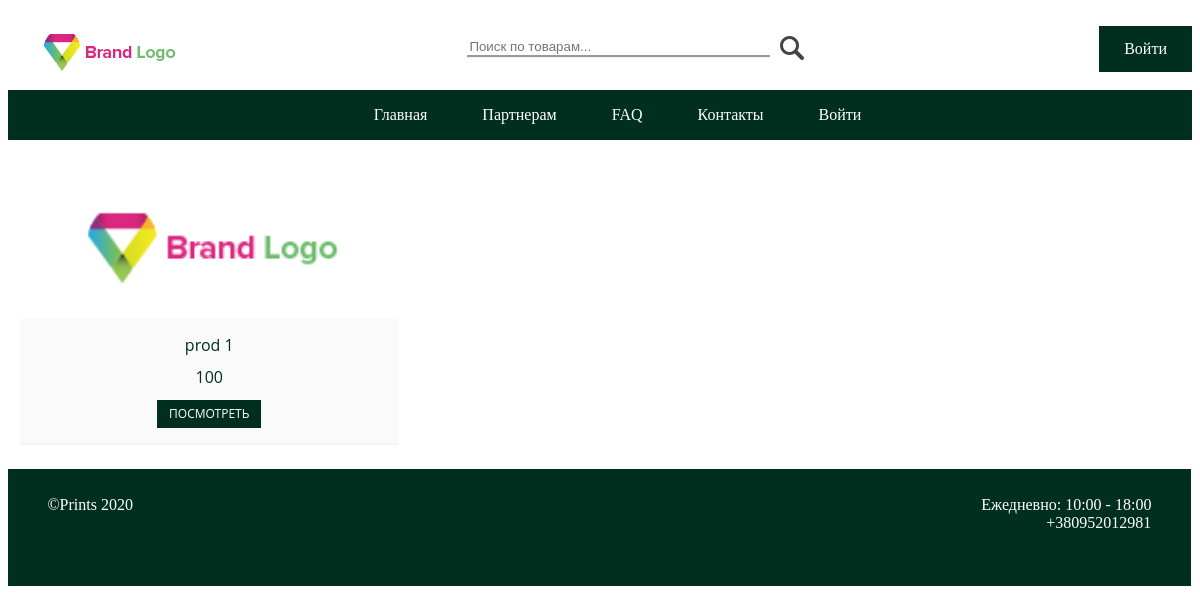
/main/resultOfSearch.php, run on the app's committed database.
### tables this page shows
CREATE TABLE IF NOT EXISTS `products` (
  `id` int(11) NOT NULL AUTO_INCREMENT,
  `nameOfProduct` varchar(40) NOT NULL,
  `desOfProduct` varchar(150) NOT NULL,
  `imgOfProduct` varchar(100) NOT NULL,
  `idOfCategory` int(11) NOT NULL,
  `priceOfProduct` int(11) NOT NULL,
  `idOfPartner` int(11) DEFAULT NULL,
  PRIMARY KEY (`id`)
);

### main/lib.php (called while the page is built, shortened)
<?php
class bd {
	public function sqlQuerySearchProducts($inquiryOfSearch){
		$datebase = mysqli_connect('localhost', 'root', '', 'prints');
		$res  =  $datebase->query("SELECT * FROM `products` WHERE nameOfProduct LIKE '%".$inquiryOfSearch."%'");
		return $res;
	}
}
?>

### main/resultOfSearch.php (the view, shortened to what this page needs)
<html>
	<head>
		<link rel = "stylesheet" href = "../css/styles.css" />
	</head>
	<body>
		<div class = "rowsOfBlocksTop">
			<div class = "blockTop">
				<a href = "index.php">
					<img src = "../img/log.png" />
				</a>
			</div>
			<div class = "blockTop">
				<form action = "resultOfSearch.php" class = "formOfSearch" method = "GET">
			        <input type = "search"  placeholder = "Поиск по товарам..." name = "inquiryOfSearch" required />
			        <button type = "submit" class = "buttonOfSearch">
						<img src = "../img/search.png" />
					</button>
		        </form>
			</div>
			<div class = "lastBlockTop">
				<?php
					include 'lib.php';
					if(isset($_SESSION['currentUser']))
					{
				?>
						<a href = "productsOfBasket.php">
							<?php
								echo "Ваша корзина, ".$_SESSION['currentUser']->getNameOfUser();
							?>
						</a>
				<?php
					}
					else
					{
				?>
						<a href = "enter.php">
							Войти
						</a>
				<?php
					}
				?>
			</div>
		</div>
		<div class = "mainMenu">
			<ul class = "blocksOfMainMenu">
				<li>
					<a href = "index.php">
						Главная
					</a>
				</li>
				<?php
					if(!isset($_SESSION['currentUser']))
					{
				?>
						<li>
							<a href = "patrners.php">
								Партнерам
							</a>
						</li>
				<?php
					}
				?>
				<li>
					<a href = "faq.php">
						FAQ
					</a>
				</li>
				<li>
					<a href = "contacts.php">
						Контакты
					</a>
				</li>
				<?php
					if(isset($_SESSION['currentUser']))
					{
				?>
						<li>
							<a href = "exit.php">
								Выйти
							</a>
						</li>
				<?php
					}
					else
					{
				?>
						<li>
							<a href = "enter.php">
								Войти
							</a>
						</li>
				<?php
					}
				?>
			</ul>
		</div>
		<div class = "rowsOfBlocksItem">
			<?php
                $workBD = new bd();
				$result = $workBD->sqlQuerySearchProducts($_GET["inquiryOfSearch"]);
				while ($itemsOfProducts  =  $result->fetch_assoc())
				{
			?>
					<div class = "itemOfProduct">
						<img src = "<?php echo $itemsOfProducts['imgOfProduct'];?>" />
						<div class = "mainOfProduct">
							<h3>
								<?php echo $itemsOfProducts['nameOfProduct'];?>
							</h3>
							<span class = "priceOfProduct">
								<?php echo $itemsOfProducts['priceOfProduct'];?>
							</span>
							<a href = "<?php echo 'itemOfProduct.php?idOfProduct='.$itemsOfProducts['id']?>" class = "buttonOfProduct">
								Посмотреть
							</a>
						</div>
					</div>
			<?php
				}
			?>
		</div>
		<div class = "rowsOfBlocksDown" style = "clear:both;">
			<div class = "blockDown">
				<p class = "textBlocksDown">
					©Prints 2020
				</p>
			</div>
			<div class = "blockDown">
			</div>
			<div class = "lastBlockDown">
				<p class = "textBlocksDown">
					Ежедневно: 10:00 - 18:00<br />+380952012981
				</p>
			</div>
		</div>
	</body>
</html>

### css/styles.css (style rules this page uses)
.rowsOfBlocksTop > div { float: left; width: 32%; -webkit-box-sizing: border-box; -moz-box-sizing: border-box; box-sizing: border-box; }
.blockTop { float: left; width: 32%; margin-right: 2%; -webkit-box-sizing: border-box; -moz-box-sizing: border-box; box-sizing: border-box; }
.lastBlockTop { margin-right: 0; margin-top:1.5%; text-align:right; }
.lastBlockTop a:link, a:visited { background-color: #002f1f; color: white; padding: 14px 25px; text-align: center; text-decoration: none; display: inline-block; }
.formOfSearch { position: relative; width: 100%; margin: 0 auto; margin-top:7%; margin-left:15%; }
.buttonOfSearch { width:5%; border:none; background-color:white; vertical-align: middle; }
input { width:80%; vertical-align: middle; border:none; border-bottom-style:groove; }
.mainMenu { width:100%; background-color: #002f1f; display: inline-block; text-align:center; }
.mainMenu a { color: white; border: 20px solid transparent; text-decoration: none; }
ul.blocksOfMainMenu li { display: inline; margin-right: 5px; padding: 3px; }
.rowsOfBlocksItem > div { float: left; width: 32%; margin-top:2%; margin-left:1%; -webkit-box-sizing: border-box; -moz-box-sizing: border-box; box-sizing: border-box; }
.itemOfProduct { width: 100%; text-align: center; margin: 0 auto; border-bottom: 2px solid #F5F5F5; background: white; font-family: "Open Sans"; transition: .3s ease-in; }
.itemOfProduct img { display: block; width: 100%; }
.mainOfProduct { background: #fafafa; padding: 15px 0; }
.mainOfProduct h3 { font-size: 16px; font-weight: 400; color: #002f1f; margin: 0 0 10px 0; }
.rowsOfBlocksDown > div { float: left; width: 33.3%; height:15%; margin-top:2%; background-color: #002f1f; color:white; -webkit-box-sizing: border-box; -moz-box-sizing: border-box; box-sizing: border-box; }
.blockDown { float: left; width: 33.3%; -webkit-box-sizing: border-box; -moz-box-sizing: border-box; box-sizing: border-box; }
.lastBlockDown { margin-right: 0; text-align:right; }
.textBlocksDown { margin: 10%; margin-top: 7%; }
.priceOfProduct { font-size: 16px; color: #002f1f; display: block; margin-bottom: 12px; }
.buttonOfProduct { text-decoration: none; display: inline-block; padding: 0 12px; background: #002f1f; color: white; text-transform: uppercase; font-size: 12px; line-height: 28px; transition: .3s ease-in; }

### data on the page
products: imgOfProduct (picture), nameOfProduct "prod 1", priceOfProduct "100"
